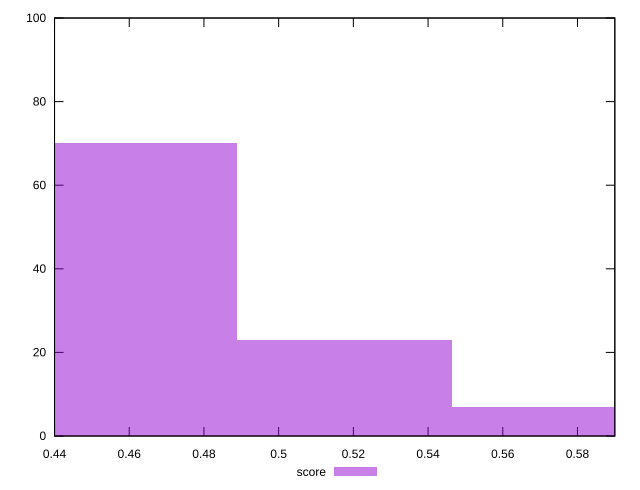

Generate this figure with gnuplot:
reset

$score <<EOF
0.4600387741986634 70
0.5175436209734964 23
0.5750484677483293 7
EOF

set key outside below
set boxwidth 0.057504846774832925
set xrange [0.44:0.59]
set yrange [0:100]
set trange [0:100]
set style fill transparent solid 0.5 noborder
set terminal svg size 640, 490 enhanced background rgb 'white'
set output "report_00009_2021-02-08T22-37-41.559Z/uses-http2/samples/pages+cached+noadtech+nomedia+nocss/score/histogram.svg"

plot $score title "score" with boxes

reset
